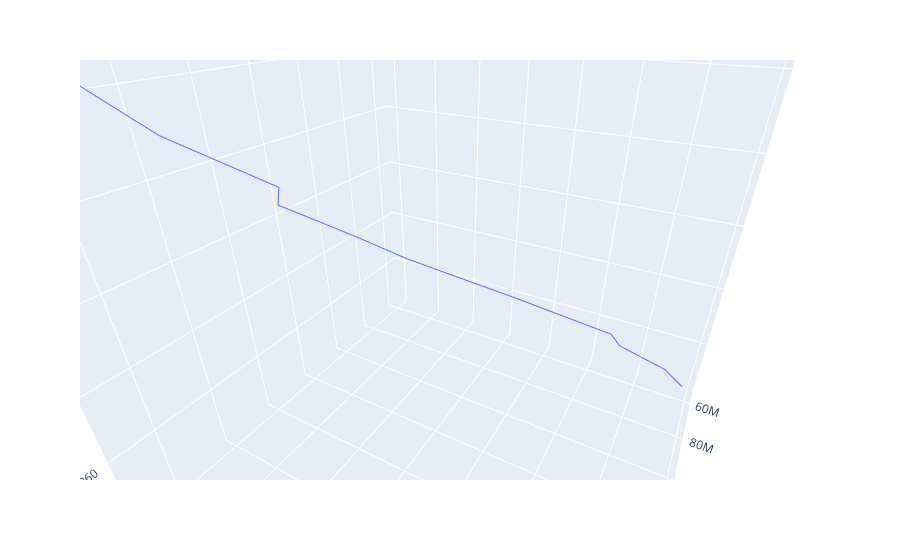

Notebook code for this chart:
### Markdown cell above
## 3D Lineプロット

### Code cell
import plotly.express as px
import plotly.express as px
df = px.data.gapminder().query("country=='Brazil'")
fig = px.line_3d(df, x="gdpPercap", y="pop", z="year")
fig.show()

### Figure 1 — Plotly figure (JSON) as saved in the notebook; plotly's stock layout.template omitted (floating-point values rounded to 4 significant figures)
{"data": [{"hovertemplate": "gdpPercap=%{x}<br>pop=%{y}<br>year=%{z}<extra></extra>", "legendgroup": "", "line": {"color": "#636efa", "dash": "solid"}, "mode": "lines", "name": "", "scene": "scene", "showlegend": false, "type": "scatter3d", "x": [2109.0, 2487.0, 3337.0, 3430.0, 4986.0, 6660.0, 7031.0, 7807.0, 6950.0, 7958.0, 8131.0, 9066.0], "y": [56602560, 65551171, 76039390, 88049823, 100840058, 114313951, 128962939, 142938076, 155975974, 168546719, 179914212, 190010647], "z": [1952, 1957, 1962, 1967, 1972, 1977, 1982, 1987, 1992, 1997, 2002, 2007]}], "layout": {"autosize": true, "legend": {"tracegroupgap": 0}, "margin": {"t": 60}, "scene": {"aspectmode": "auto", "aspectratio": {"x": 1, "y": 1, "z": 1}, "camera": {"center": {"x": 0, "y": 0, "z": 0}, "eye": {"x": -0.4313, "y": 0.7696, "z": 0.4963}, "projection": {"type": "perspective"}, "up": {"x": 0, "y": 0, "z": 1}}, "domain": {"x": [0, 1], "y": [0, 1]}, "xaxis": {"title": {"text": "gdpPercap"}, "type": "linear"}, "yaxis": {"title": {"text": "pop"}, "type": "linear"}, "zaxis": {"title": {"text": "year"}, "type": "linear"}}}}
